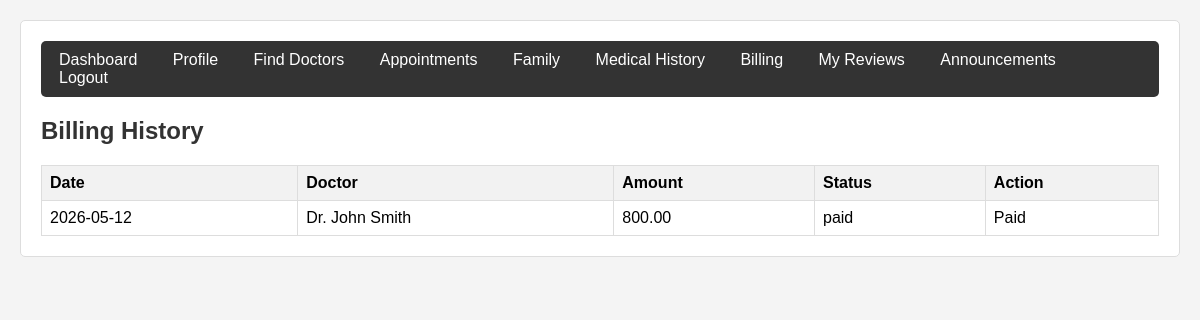
Screenshot of /patient/controllers/PatientController.php?page=billing (signed in) with the database file from the repository.
### tables this page shows
CREATE TABLE `billing` (
  `id` int(11) NOT NULL,
  `appointment_id` int(11) NOT NULL,
  `patient_id` int(11) NOT NULL,
  `amount` decimal(10,2) NOT NULL,
  `payment_method` enum('cash','card','online') DEFAULT 'cash',
  `payment_status` enum('pending','paid') DEFAULT 'pending',
  `paid_at` timestamp NULL DEFAULT NULL
);

CREATE TABLE `appointments` (
  `id` int(11) NOT NULL,
  `patient_id` int(11) NOT NULL,
  `doctor_id` int(11) NOT NULL,
  `dependent_id` int(11) DEFAULT NULL,
  `appointment_date` date NOT NULL,
  `appointment_time` time NOT NULL,
  `reason` text DEFAULT NULL,
  `status` enum('pending','confirmed','checked_in','completed','cancelled','no_show') DEFAULT 'pending',
  `booked_by` enum('patient','receptionist') DEFAULT 'patient',
  `created_at` timestamp NOT NULL DEFAULT current_timestamp()
);

CREATE TABLE `users` (
  `id` int(11) NOT NULL,
  `name` varchar(100) NOT NULL,
  `email` varchar(100) NOT NULL,
  `password_hash` varchar(255) NOT NULL,
  `phone` varchar(20) DEFAULT NULL,
  `role` enum('patient','doctor','receptionist','admin') DEFAULT 'patient',
  `profile_pic` varchar(255) DEFAULT NULL,
  `is_active` tinyint(1) DEFAULT 1,
  `created_at` timestamp NOT NULL DEFAULT current_timestamp()
);

### patient/models/Billing.php (called while the page is built, shortened)
<?php
require_once __DIR__ . '/../config/database.php';
class Billing {
    private $conn;
    public function __construct() {
        $database = new Database();
        $this->conn = $database->getConnection();
    }
    public function getByPatient($patient_id) {
        $stmt = $this->conn->prepare("SELECT b.*, a.appointment_date, u.name as doctor_name FROM billing b JOIN appointments a ON b.appointment_id = a.id JOIN doctors d ON a.doctor_id = d.id JOIN users u ON d.user_id = u.id WHERE b.patient_id = ? ORDER BY a.appointment_date DESC");
        $stmt->bind_param("i", $patient_id);
        $stmt->execute();
        $result = $stmt->get_result();
        $bills = [];
        while($row = $result->fetch_assoc()) $bills[] = $row;
        return $bills;
    }
}
?>

### patient/config/database.php (called while the page is built, shortened)
<?php
class Database {
    private $host = "localhost";
    private $db_name = "hospital_db";
    private $username = "root";
    private $password = "";
    public function getConnection() {
        $this->conn = null;
        try {
            $this->conn = new mysqli($this->host, $this->username, $this->password, $this->db_name);
            $this->conn->set_charset("utf8mb4");
        } catch(Exception $e) {
            die("Connection error: " . $e->getMessage());
        }
        return $this->conn;
    }
}
?>

### patient/models/Patient.php (called while the page is built, shortened)
<?php
require_once __DIR__ . '/../config/database.php';
class Patient {
    private $conn;
    public function __construct() {
        $database = new Database();
        $this->conn = $database->getConnection();
    }
    public function getByUserId($user_id) {
        $stmt = $this->conn->prepare("SELECT * FROM patients WHERE user_id = ?");
        $stmt->bind_param("i", $user_id);
        $stmt->execute();
        return $stmt->get_result()->fetch_assoc();
    }
}
?>

### patient/views/patient/billing.php (the view, shortened to what this page needs)
<?php
$bills = $billingModel->getByPatient($patient_data['id']);
?>
<h2>Billing History</h2>
<table border="1" cellpadding="5">
    <thead>
        <tr><th>Date</th><th>Doctor</th><th>Amount</th><th>Status</th><th>Action</th></tr>
    </thead>
    <tbody>
    <?php foreach($bills as $b): ?>
        <tr>
            <td><?php echo $b['appointment_date']; ?></td>
            <td><?php echo htmlspecialchars($b['doctor_name']); ?></td>
            <td><?php echo $b['amount']; ?></td>
            <td><?php echo $b['payment_status']; ?></td>
            <td>
                <?php if($b['payment_status'] == 'pending'): ?>
                    <form method="post">
                        <input type="hidden" name="bill_id" value="<?php echo $b['id']; ?>">
                        <select name="payment_method">
                            <option>cash</option><option>card</option><option>online</option>
                        </select>
                        <button type="submit" name="pay">Pay</button>
                    </form>
                <?php else: ?>
                    Paid
                <?php endif; ?>
            </td>
        </tr>
    <?php endforeach; ?>
    </tbody>
</table>

### patient/assets/css/style.css (style rules this page uses)
body { font-family: Arial, Helvetica, sans-serif; background: #f4f4f4; margin: 0; padding: 20px; }
h2, h3 { color: #333; }
table { width: 100%; border-collapse: collapse; margin-top: 15px; }
th, td { border: 1px solid #ddd; padding: 8px; text-align: left; }
th { background: #f2f2f2; }

### rows the page displays
billing: appointment.appointment_date "2026-05-12", users.name "Dr. John Smith", amount "800.00", payment_status "paid", shows "Paid"
